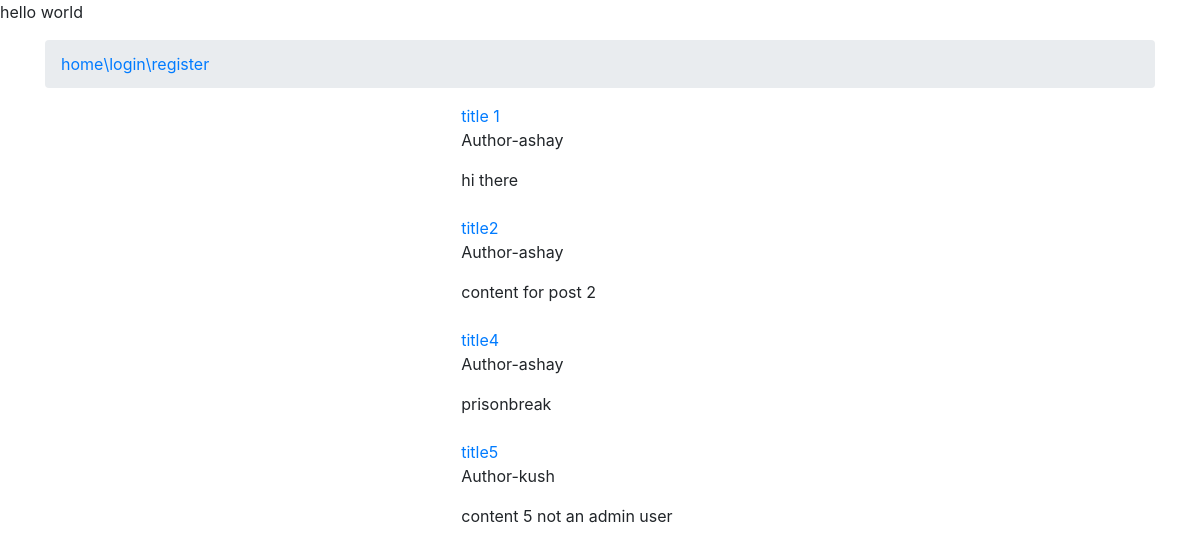
The page / on the database its author committed.
### posts/models.py (models this page shows, shortened)
class Post(models.Model):
    user = models.ForeignKey(User, default=1,on_delete=models.CASCADE)
    title = models.CharField(max_length=50)
    content = models.TextField()
    timestamp = models.DateTimeField(auto_now=False, auto_now_add=True)
    updated = models.DateTimeField(auto_now=True, auto_now_add=False)
    slug = models.SlugField(unique=True)
    publish = models.DateField(auto_now_add=False, auto_now=False)
    draft = models.BooleanField(default=False)
    def get_absolute_url(self):
        return reverse("details",kwargs={'slug':self.slug})

### posts/views.py (the view)
# urls.py: path('',views.post_list,name='list'),
def post_list(request):
    if request.user.is_staff or request.user.is_superuser:
        queryset= Post.objects.all()
    else:
        queryset = Post.objects.filter(draft=False).filter(publish__lte=timezone.now())
    context={
        'items':queryset
    }
    return render(request,'post_list.html',context=context)

### posts/templates/post_list.html
{% extends 'base.html' %}
{% block content %}
<div class="row">
<div class="container col-sm-6 col-md-3">
{% for i in items %}
<a href="{{i.get_absolute_url}}" class="thumbnail">{{i.title}}{% if i.draft %} <span style='color:red;' >Draft</span> {% endif %}</a><br>
    <p>Author-{{i.user.username}}</p>
{{i.content|truncatechars:50}}<br>
    <br>
{% endfor %}
    </div>
</div>
{% endblock %}

### rows shown on the page
Post: title "title 1", user.username "ashay", content "hi there"
Post: title "title2", user.username "ashay", content "content for post 2"
Post: title "title4", user.username "ashay", content "prisonbreak"
Post: title "title5", user.username "kush", content "content 5 not an admin user"
